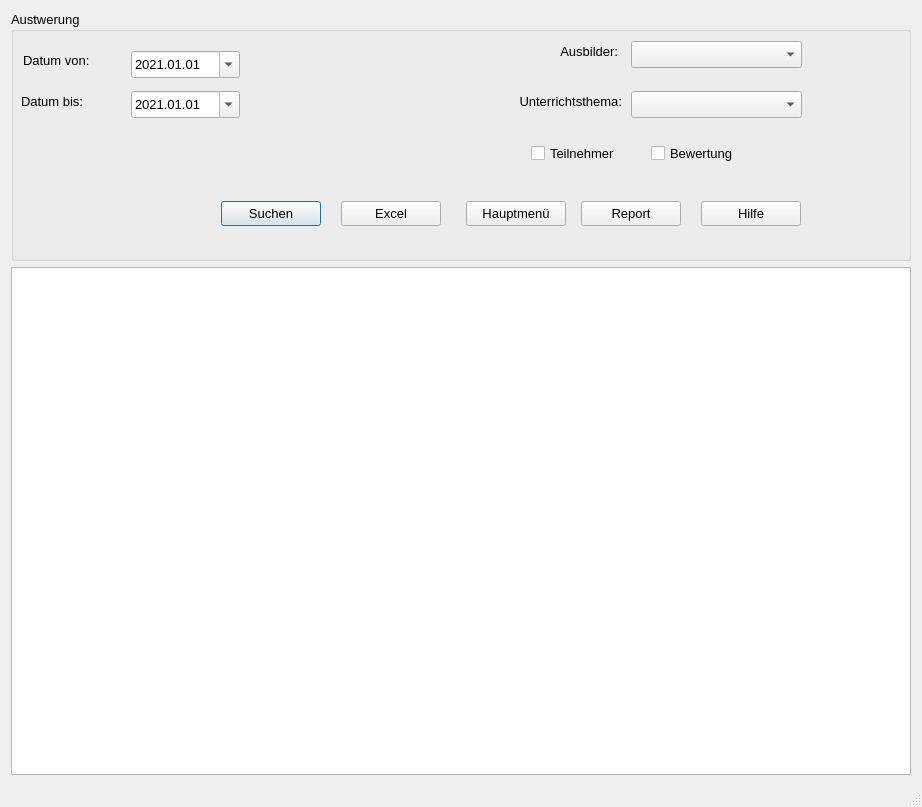
<?xml version="1.0" encoding="UTF-8"?>
<ui version="4.0">
 <class>Auswertung</class>
 <widget class="QDialog" name="Auswertung">
  <property name="geometry">
   <rect>
    <x>0</x>
    <y>0</y>
    <width>922</width>
    <height>807</height>
   </rect>
  </property>
  <property name="font">
   <font>
    <pointsize>10</pointsize>
   </font>
  </property>
  <property name="windowTitle">
   <string>Auswertung - Wochenplan</string>
  </property>
  <property name="sizeGripEnabled">
   <bool>true</bool>
  </property>
  <layout class="QVBoxLayout" name="verticalLayout">
   <item>
    <widget class="QGroupBox" name="groupBox">
     <property name="sizePolicy">
      <sizepolicy hsizetype="Fixed" vsizetype="Fixed">
       <horstretch>0</horstretch>
       <verstretch>0</verstretch>
      </sizepolicy>
     </property>
     <property name="minimumSize">
      <size>
       <width>900</width>
       <height>250</height>
      </size>
     </property>
     <property name="title">
      <string>Austwerung</string>
     </property>
     <widget class="QCheckBox" name="ch_teilnehmer">
      <property name="geometry">
       <rect>
        <x>520</x>
        <y>130</y>
        <width>110</width>
        <height>25</height>
       </rect>
      </property>
      <property name="text">
       <string>Teilnehmer</string>
      </property>
     </widget>
     <widget class="QComboBox" name="cb_ausbilder">
      <property name="geometry">
       <rect>
        <x>620</x>
        <y>30</y>
        <width>171</width>
        <height>27</height>
       </rect>
      </property>
     </widget>
     <widget class="QPushButton" name="btn_suchen">
      <property name="geometry">
       <rect>
        <x>210</x>
        <y>190</y>
        <width>100</width>
        <height>25</height>
       </rect>
      </property>
      <property name="text">
       <string>Suchen</string>
      </property>
      <property name="icon">
       <iconset>
        <normaloff>../../_Symbole/UsedSymbols/searchmagnifierinterfacesymbol1_79893.ico</normaloff>../../_Symbole/UsedSymbols/searchmagnifierinterfacesymbol1_79893.ico</iconset>
      </property>
     </widget>
     <widget class="QComboBox" name="cb_unterrichtsthema">
      <property name="geometry">
       <rect>
        <x>620</x>
        <y>80</y>
        <width>171</width>
        <height>27</height>
       </rect>
      </property>
     </widget>
     <widget class="QLabel" name="label">
      <property name="geometry">
       <rect>
        <x>12</x>
        <y>39</y>
        <width>87</width>
        <height>21</height>
       </rect>
      </property>
      <property name="text">
       <string>Datum von:</string>
      </property>
     </widget>
     <widget class="QLabel" name="label_2">
      <property name="geometry">
       <rect>
        <x>10</x>
        <y>80</y>
        <width>82</width>
        <height>21</height>
       </rect>
      </property>
      <property name="text">
       <string>Datum bis:</string>
      </property>
     </widget>
     <widget class="QDateEdit" name="de_bis">
      <property name="geometry">
       <rect>
        <x>120</x>
        <y>80</y>
        <width>109</width>
        <height>27</height>
       </rect>
      </property>
      <property name="dateTime">
       <datetime>
        <hour>0</hour>
        <minute>0</minute>
        <second>0</second>
        <year>2021</year>
        <month>1</month>
        <day>1</day>
       </datetime>
      </property>
      <property name="displayFormat">
       <string>yyyy.MM.dd</string>
      </property>
      <property name="calendarPopup">
       <bool>true</bool>
      </property>
     </widget>
     <widget class="QDateEdit" name="de_von">
      <property name="geometry">
       <rect>
        <x>120</x>
        <y>40</y>
        <width>109</width>
        <height>27</height>
       </rect>
      </property>
      <property name="focusPolicy">
       <enum>Qt::WheelFocus</enum>
      </property>
      <property name="buttonSymbols">
       <enum>QAbstractSpinBox::UpDownArrows</enum>
      </property>
      <property name="dateTime">
       <datetime>
        <hour>0</hour>
        <minute>0</minute>
        <second>0</second>
        <year>2021</year>
        <month>1</month>
        <day>1</day>
       </datetime>
      </property>
      <property name="displayFormat">
       <string>yyyy.MM.dd</string>
      </property>
      <property name="calendarPopup">
       <bool>true</bool>
      </property>
     </widget>
     <widget class="QLabel" name="label_3">
      <property name="geometry">
       <rect>
        <x>520</x>
        <y>30</y>
        <width>87</width>
        <height>21</height>
       </rect>
      </property>
      <property name="text">
       <string>Ausbilder:</string>
      </property>
      <property name="alignment">
       <set>Qt::AlignRight|Qt::AlignTrailing|Qt::AlignVCenter</set>
      </property>
     </widget>
     <widget class="QLabel" name="label_4">
      <property name="geometry">
       <rect>
        <x>470</x>
        <y>80</y>
        <width>141</width>
        <height>21</height>
       </rect>
      </property>
      <property name="text">
       <string>Unterrichtsthema:</string>
      </property>
      <property name="alignment">
       <set>Qt::AlignRight|Qt::AlignTrailing|Qt::AlignVCenter</set>
      </property>
     </widget>
     <widget class="QCheckBox" name="ch_bewertung">
      <property name="geometry">
       <rect>
        <x>640</x>
        <y>130</y>
        <width>110</width>
        <height>25</height>
       </rect>
      </property>
      <property name="text">
       <string>Bewertung</string>
      </property>
     </widget>
     <widget class="QPushButton" name="btn_excel">
      <property name="geometry">
       <rect>
        <x>330</x>
        <y>190</y>
        <width>100</width>
        <height>25</height>
       </rect>
      </property>
      <property name="text">
       <string>Excel</string>
      </property>
      <property name="icon">
       <iconset>
        <normaloff>../../_Symbole/UsedSymbols/coordinated_assessment_documents_report_icon_148377.ico</normaloff>../../_Symbole/UsedSymbols/coordinated_assessment_documents_report_icon_148377.ico</iconset>
      </property>
     </widget>
     <widget class="QPushButton" name="btn_abbrechen">
      <property name="geometry">
       <rect>
        <x>455</x>
        <y>190</y>
        <width>100</width>
        <height>25</height>
       </rect>
      </property>
      <property name="sizePolicy">
       <sizepolicy hsizetype="Minimum" vsizetype="Fixed">
        <horstretch>100</horstretch>
        <verstretch>25</verstretch>
       </sizepolicy>
      </property>
      <property name="minimumSize">
       <size>
        <width>100</width>
        <height>25</height>
       </size>
      </property>
      <property name="text">
       <string>Hauptmenü</string>
      </property>
      <property name="icon">
       <iconset>
        <normaloff>../../_Symbole/UsedSymbols/log-out_icon-icons.com_50106.ico</normaloff>../../_Symbole/UsedSymbols/log-out_icon-icons.com_50106.ico</iconset>
      </property>
     </widget>
     <widget class="QPushButton" name="btn_report">
      <property name="geometry">
       <rect>
        <x>570</x>
        <y>190</y>
        <width>100</width>
        <height>25</height>
       </rect>
      </property>
      <property name="sizePolicy">
       <sizepolicy hsizetype="Minimum" vsizetype="Fixed">
        <horstretch>100</horstretch>
        <verstretch>25</verstretch>
       </sizepolicy>
      </property>
      <property name="minimumSize">
       <size>
        <width>100</width>
        <height>25</height>
       </size>
      </property>
      <property name="text">
       <string>Report</string>
      </property>
      <property name="icon">
       <iconset>
        <normaloff>../../_Symbole/UsedSymbols/reporting_noun_report_document_file_icon_148360.ico</normaloff>../../_Symbole/UsedSymbols/reporting_noun_report_document_file_icon_148360.ico</iconset>
      </property>
     </widget>
     <widget class="QPushButton" name="btn_hilfe">
      <property name="geometry">
       <rect>
        <x>690</x>
        <y>190</y>
        <width>100</width>
        <height>25</height>
       </rect>
      </property>
      <property name="sizePolicy">
       <sizepolicy hsizetype="Minimum" vsizetype="Fixed">
        <horstretch>100</horstretch>
        <verstretch>25</verstretch>
       </sizepolicy>
      </property>
      <property name="minimumSize">
       <size>
        <width>100</width>
        <height>25</height>
       </size>
      </property>
      <property name="text">
       <string>Hilfe</string>
      </property>
      <property name="icon">
       <iconset>
        <normaloff>../../_Symbole/UsedSymbols/education_cap_icon_157723.ico</normaloff>../../_Symbole/UsedSymbols/education_cap_icon_157723.ico</iconset>
      </property>
     </widget>
    </widget>
   </item>
   <item>
    <widget class="QTableWidget" name="tw_Table">
     <property name="sizePolicy">
      <sizepolicy hsizetype="MinimumExpanding" vsizetype="MinimumExpanding">
       <horstretch>0</horstretch>
       <verstretch>0</verstretch>
      </sizepolicy>
     </property>
     <property name="minimumSize">
      <size>
       <width>900</width>
       <height>500</height>
      </size>
     </property>
    </widget>
   </item>
   <item>
    <widget class="QLabel" name="lab_INFO">
     <property name="sizePolicy">
      <sizepolicy hsizetype="Preferred" vsizetype="Fixed">
       <horstretch>0</horstretch>
       <verstretch>0</verstretch>
      </sizepolicy>
     </property>
     <property name="text">
      <string/>
     </property>
    </widget>
   </item>
  </layout>
 </widget>
 <resources/>
 <connections/>
</ui>
